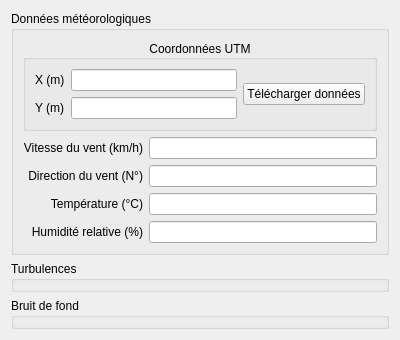
<?xml version="1.0" encoding="UTF-8"?>
<ui version="4.0">
 <class>Frame</class>
 <widget class="QFrame" name="Frame">
  <property name="geometry">
   <rect>
    <x>0</x>
    <y>0</y>
    <width>400</width>
    <height>300</height>
   </rect>
  </property>
  <property name="windowTitle">
   <string>Frame</string>
  </property>
  <layout class="QVBoxLayout" name="verticalLayout">
   <item>
    <widget class="QGroupBox" name="groupBox">
     <property name="title">
      <string>Données météorologiques</string>
     </property>
     <layout class="QVBoxLayout" name="verticalLayout_3">
      <property name="spacing">
       <number>6</number>
      </property>
      <item>
       <widget class="QGroupBox" name="groupBox_3">
        <property name="sizePolicy">
         <sizepolicy hsizetype="Minimum" vsizetype="Fixed">
          <horstretch>0</horstretch>
          <verstretch>0</verstretch>
         </sizepolicy>
        </property>
        <property name="title">
         <string>Coordonnées UTM</string>
        </property>
        <property name="alignment">
         <set>Qt::AlignCenter</set>
        </property>
        <layout class="QHBoxLayout" name="horizontalLayout_3">
         <item>
          <layout class="QGridLayout" name="gridLayout_4">
           <item row="1" column="0">
            <widget class="QLabel" name="label_8">
             <property name="text">
              <string>Y (m)</string>
             </property>
            </widget>
           </item>
           <item row="0" column="0">
            <widget class="QLabel" name="label_9">
             <property name="text">
              <string>X (m)</string>
             </property>
            </widget>
           </item>
           <item row="0" column="1">
            <widget class="QLineEdit" name="lineEdit_7"/>
           </item>
           <item row="1" column="1">
            <widget class="QLineEdit" name="lineEdit_8"/>
           </item>
          </layout>
         </item>
         <item>
          <widget class="QPushButton" name="pushButton_2">
           <property name="text">
            <string>Télécharger données</string>
           </property>
          </widget>
         </item>
        </layout>
       </widget>
      </item>
      <item>
       <layout class="QGridLayout" name="gridLayout_2">
        <item row="3" column="0">
         <widget class="QLabel" name="label_5">
          <property name="text">
           <string>Humidité relative (%)</string>
          </property>
          <property name="alignment">
           <set>Qt::AlignRight|Qt::AlignTrailing|Qt::AlignVCenter</set>
          </property>
         </widget>
        </item>
        <item row="2" column="1">
         <widget class="QLineEdit" name="lineEdit_9"/>
        </item>
        <item row="0" column="1">
         <widget class="QLineEdit" name="lineEdit_10"/>
        </item>
        <item row="1" column="1">
         <widget class="QLineEdit" name="lineEdit_11"/>
        </item>
        <item row="3" column="1">
         <widget class="QLineEdit" name="lineEdit_12"/>
        </item>
        <item row="1" column="0">
         <widget class="QLabel" name="label_10">
          <property name="text">
           <string>Direction du vent (N°)</string>
          </property>
          <property name="alignment">
           <set>Qt::AlignRight|Qt::AlignTrailing|Qt::AlignVCenter</set>
          </property>
         </widget>
        </item>
        <item row="2" column="0">
         <widget class="QLabel" name="label_11">
          <property name="text">
           <string>Température (°C)</string>
          </property>
          <property name="alignment">
           <set>Qt::AlignRight|Qt::AlignTrailing|Qt::AlignVCenter</set>
          </property>
         </widget>
        </item>
        <item row="0" column="0">
         <widget class="QLabel" name="label_12">
          <property name="text">
           <string>Vitesse du vent (km/h)</string>
          </property>
          <property name="alignment">
           <set>Qt::AlignRight|Qt::AlignTrailing|Qt::AlignVCenter</set>
          </property>
         </widget>
        </item>
       </layout>
      </item>
     </layout>
    </widget>
   </item>
   <item>
    <widget class="QGroupBox" name="groupBox_4">
     <property name="title">
      <string>Turbulences</string>
     </property>
    </widget>
   </item>
   <item>
    <widget class="QGroupBox" name="groupBox_5">
     <property name="title">
      <string>Bruit de fond</string>
     </property>
    </widget>
   </item>
  </layout>
 </widget>
 <resources/>
 <connections/>
</ui>
